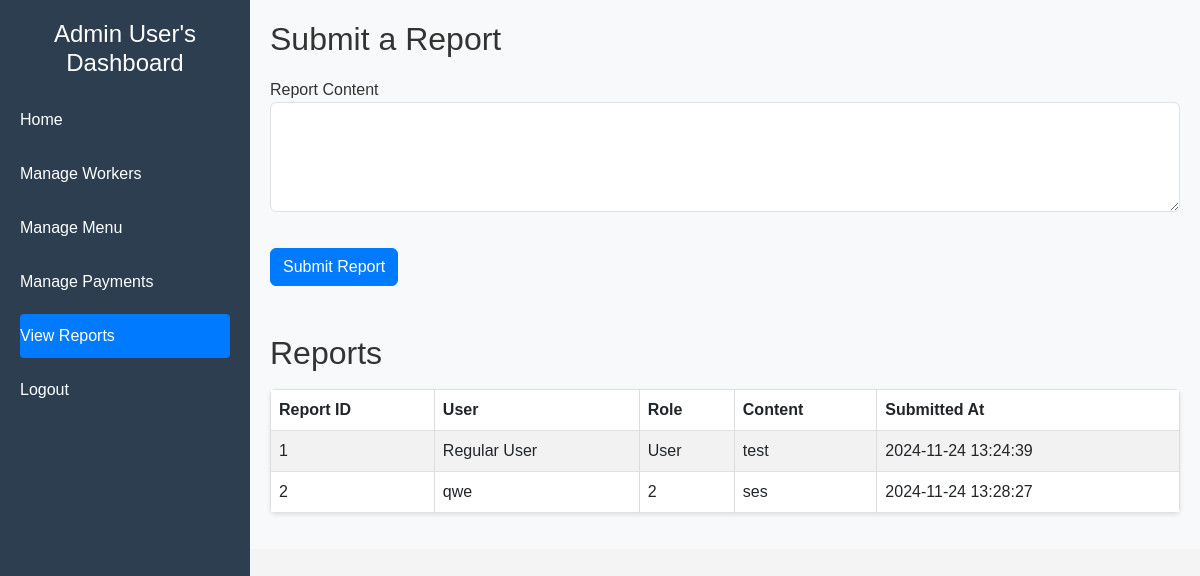
The app's page /report.php (signed in) with its own data.
### tables this page shows
CREATE TABLE `reports` (
  `id_report` int NOT NULL,
  `id_user` int NOT NULL,
  `report_content` text NOT NULL,
  `role` varchar(50) NOT NULL,
  `created_at` timestamp NULL DEFAULT CURRENT_TIMESTAMP
);

CREATE TABLE `user` (
  `id_user` int NOT NULL,
  `username` varchar(50) NOT NULL,
  `password` varchar(255) NOT NULL,
  `nama_user` varchar(100) NOT NULL,
  `id_level` int DEFAULT NULL
);

### report.php (the view, shortened to what this page needs)
<?php
require 'db.php';
if ($_SESSION['id_level'] == 1) {
    $reports = $conn->query("SELECT r.id_report, u.nama_user, r.report_content, r.role, r.created_at
                             FROM reports r
                             JOIN user u ON r.id_user = u.id_user");
}
?>
<!DOCTYPE html>
<html lang="en">
<head>
    <link href="https://cdn.jsdelivr.net/npm/bootstrap@5.3.0/dist/css/bootstrap.min.css" rel="stylesheet">
    <link rel="stylesheet" href="styles.css">
</head>
<body>
<div class="sidebar">
    <h2><?php echo htmlspecialchars($_SESSION['nama_user']); ?>'s Dashboard</h2>
    <a href="index.php">Home</a>
    <?php if ($_SESSION['id_level'] == 1): ?>
        <a href="workers.php">Manage Workers</a>
        <a href="masakan.php">Manage Menu</a>
        <a href="manage_orders.php">Manage Payments</a>
        <a href="reports.php" class="active">View Reports</a>
    <?php endif; ?>
    <a href="logout.php">Logout</a>
</div>
<div class="content">
    <h1>Submit a Report</h1>
    <form method="POST" action="report.php">
        <div class="form-group">
            <label for="report_content">Report Content</label>
            <textarea class="form-control" id="report_content" name="report_content" rows="4" required></textarea>
        </div>
        <button type="submit" class="btn btn-primary mt-3">Submit Report</button>
    </form>
    <h2 class="mt-5">Reports</h2>
    <?php if (isset($reports) && $reports->num_rows > 0): ?>
        <table class="table table-bordered table-striped mt-3">
            <thead>
                <tr>
                    <th>Report ID</th>
                    <th>User</th>
                    <th>Role</th>
                    <th>Content</th>
                    <th>Submitted At</th>
                </tr>
            </thead>
            <tbody>
                <?php while ($report = $reports->fetch_assoc()): ?>
                    <tr>
                        <td><?= $report['id_report'] ?></td>
                        <td><?= htmlspecialchars($report['nama_user']) ?></td>
                        <td><?= htmlspecialchars($report['role']) ?></td>
                        <td><?= htmlspecialchars($report['report_content']) ?></td>
                        <td><?= $report['created_at'] ?></td>
                    </tr>
                <?php endwhile; ?>
            </tbody>
        </table>
    <?php else: ?>
        <div class="alert alert-info">No reports found.</div>
    <?php endif; ?>
</div>
</body>
</html>

### styles.css (style rules this page uses)
body { font-family: Arial, sans-serif; background-color: #f8f9fa; }
.sidebar { height: 100vh; position: fixed; top: 0; left: 0; width: 250px; background-color: #212529; color: #fff; padding: 20px; }
.sidebar a { color: #ddd; text-decoration: none; display: block; margin: 15px 0; padding: 12px; border-radius: 5px; transition: background-color 0.3s; }
.sidebar a:hover, .sidebar a.active { background-color: #495057; color: #fff; }
.content { margin-left: 250px; padding: 40px; }
.btn-primary { background-color: #007bff; border-color: #007bff; }
body { font-family: Arial, sans-serif; margin: 0; overflow-x: hidden; }
body { font-family: Arial, sans-serif; margin: 0; }
.sidebar { width: 200px; background: #343a40; color: #fff; padding: 20px; min-height: 100vh; }
.sidebar h2 { font-size: 18px; text-align: center; margin-bottom: 20px; }
.sidebar a { color: #ccc; text-decoration: none; display: block; margin: 10px 0; padding: 10px; border-radius: 4px; }
.sidebar a:hover, .sidebar a.active { background: #007bff; color: #fff; }
.content { flex-grow: 1; padding: 20px; background: #f8f9fa; }
.table { margin-top: 20px; background: #fff; border-radius: 5px; overflow: hidden; box-shadow: 0 2px 4px rgba(0, 0, 0, 0.1); }
body { display: flex; font-family: Arial, sans-serif; }
body { font-family: Arial, sans-serif; background-color: #f4f4f4; color: #333; }
.sidebar { width: 250px; background-color: #2c3e50; color: white; padding: 20px; position: fixed; height: 100%; }
.sidebar h2 { font-size: 1.5rem; margin-bottom: 20px; }
.sidebar a { display: block; padding: 10px 0; color: white; text-decoration: none; }
.content { margin-left: 250px; padding: 20px; }
.content h1 { font-size: 2rem; margin-bottom: 20px; }
table { width: 100%; margin-top: 20px; border-collapse: collapse; }
table th, table td { padding: 10px; border: 1px solid #ddd; text-align: left; }
table th { background-color: #34495e; color: white; }
table tr:nth-child(even) { background-color: #f2f2f2; }
form .form-group { margin-bottom: 20px; }
form textarea { resize: vertical; }
button { background-color: #3498db; color: white; border: none; padding: 10px 20px; cursor: pointer; }

### records on screen
reports: id_report "1", id_user.nama_user "Regular User", role "User", report_content "test", created_at "2024-11-24 13:24:39"
reports: id_report "2", id_user.nama_user "qwe", role "2", report_content "ses", created_at "2024-11-24 13:28:27"

### other values on screen
$_SESSION['nama_user'] "Admin User"
